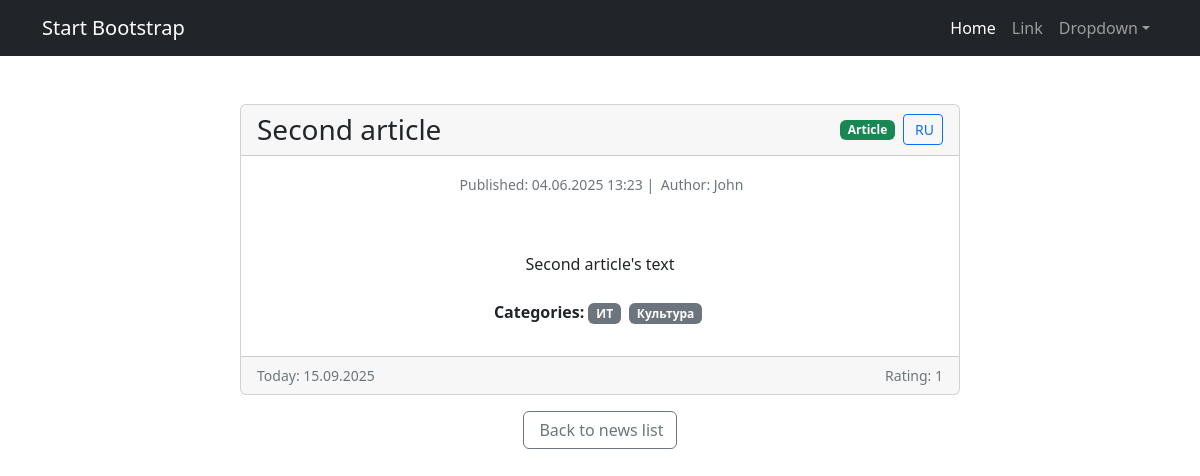
The page /news/2 on the database its author committed.
### news/models.py (models this page shows, shortened)
class Post(models.Model):
    author = models.ForeignKey(Author, on_delete=models.CASCADE)
    ARTICLE = 'AR'
    NEWS = 'NW'
    CATEGORY_CHOICES= (
        (NEWS, _('News')),
        (ARTICLE, _('Article')),
    )
    categoryType = models.CharField(max_length=2, choices=CATEGORY_CHOICES, default=ARTICLE, verbose_name=_('Type'), help_text= _('post category'))
    dataCreation = models.DateTimeField(auto_now_add=True)
    postCategory = models.ManyToManyField(Category, through='PostCategory')
    title = models.CharField(max_length=128, help_text= _('post title'))
    text = models.TextField(help_text= _('post text'))
    rating = models.SmallIntegerField(default=0)

class Author(models.Model):
    authorUser = models.OneToOneField(User, on_delete=models.CASCADE)
    ratingAuthor = models.SmallIntegerField(default=0)

class Category(models.Model):
    name = models.CharField(max_length=64, unique=True, help_text= _('category name'))
    subscribers = models.ManyToManyField(User, related_name='subscribed_categories', blank=True)

### news/views.py (the view, shortened to what this page needs)
# urls.py: path('<int:pk>', cache_page(60*5)(PostDetail.as_view()), name='post_detail'),
class PostDetail(DetailView):
    model = Post
    template_name = 'post.html'
    context_object_name = 'post'
    def get_object(self, *args, **kwargs):
        obj = cache.get(f'product-{self.kwargs["pk"]}', None)
        if not obj:
            obj = super().get_object(queryset=self.queryset)
            cache.set(f'product-{self.kwargs["pk"]}', obj)
        return obj
    def get_context_data(self, **kwargs):
        context = super().get_context_data(**kwargs)
        context['current_language'] = get_language()
        return context
    def get(self, request, *args, **kwargs):
        self.object = self.get_object()
        context = self.get_context_data(object=self.object)
        return HttpResponse(render(request, self.template_name, context))

### news/context_processors.py (called while the page is built)
def authors_group(request):
    try:
        return {'authors_group': Group.objects.get(name='authors')}
    except Group.DoesNotExist:
        return {'authors_group': None}

### news/templatetags/censor_filters.py (called while the page is built)
@register.filter(needs_autoescape=True)
def censor(value, autoescape=True):
    if not isinstance(value, str):
        return value
    if autoescape:
        esc = conditional_escape
    else:
        esc = lambda x: x
    words = value.split()
    processed_words = []
    for word in words:
        lower_word = word.lower()
        if any(bad_word in lower_word for bad_word in BAD_WORDS):
            censored = word[0] + '*' * (len(word) - 1)
            processed_words.append(esc(censored))
        else:
            processed_words.append(esc(word))
    result = ' '.join(processed_words)
    return mark_safe(result)

### news/templatetags/custom_tags.py (called while the page is built)
@register.simple_tag()
def current_time(format_string='%d %B %Y'):
   return datetime.utcnow().strftime(format_string)

### templates/post.html (shortened to what this page needs)
{% extends 'flatpages/default.html' %}
{% load custom_tags %}
{% load censor_filters %}
{% load i18n %}
{% block content %}
<div class="container mt-5">
  <div class="row justify-content-center">
    <div class="col-md-8">
      <div class="card">
        <div class="card-header">
          <div class="d-flex justify-content-between align-items-center">
            <h3 class="mb-0">{{ post.title }}</h3>
            <div class="d-flex align-items-center gap-2">
              <span class="badge {% if post.categoryType == 'NW' %}bg-info{% else %}bg-success{% endif %}">
                {{ post.get_categoryType_display }}
              </span>
              <form action="{% url 'set_language' %}" method="post" class="d-inline">
                {% get_current_language as LANGUAGE_CODE %}
                {% get_available_languages as LANGUAGES %}
                {% get_language_info_list for LANGUAGES as languages %}
                {% for language in languages %}
                  {% if language.code != LANGUAGE_CODE %}
                    <button type="submit" class="btn btn-sm btn-outline-primary" title="{% trans 'Switch to' %} {{ language.name_local }}">
                      {% if language.code == 'ru' %}
                         RU
                      {% else %}
                        <i class="bi bi-translate"></i> EN
                      {% endif %}
                    </button>
                  {% endif %}
                {% endfor %}
              </form>
            </div>
          </div>
        </div>
        {% load cache %}
        {% cache 30 header request.user.username %}
        <div class="card-body">
          <div class="mb-4">
            <p class="text-muted">
              <small>
                 {% trans "Published" %}: {{ post.dataCreation|date:"d.m.Y H:i" }}
                {% if post.author %}
                |  {% trans "Author" %}: {{ post.author.authorUser.username }}
                {% endif %}
              </small>
            </p>
          </div>
        </div>
        {% endcache %}
        <div class="card-body">
          <div class="post-content mb-4">
            {{ post.text|censor }}
          </div>
          {% if post.postCategory.all %}
          <div class="mb-3">
            <span class="fw-bold">{% trans "Categories" %}:</span>
            {% for category in post.postCategory.all %}
              <span class="badge bg-secondary me-1">{{ category.name }}</span>
            {% endfor %}
          </div>
          {% endif %}
        </div>
        <div class="card-footer text-muted">
          <div class="d-flex justify-content-between">
            <small>{% trans "Today" %}: {% current_time '%d.%m.%Y' %}</small>
            <small>{% trans "Rating" %}: {{ post.rating }}</small>
          </div>
        </div>
      </div>
      <div class="mt-3 text-center">
        <a href="{% url 'news_list' %}" class="btn btn-outline-secondary">
           {% trans "Back to news list" %}
        </a>
      </div>
    </div>
  </div>
</div>
{% endblock content %}

### templates/post.html (style rules this page uses)
.btn-sm { padding: 0.25rem 0.5rem; font-size: 0.875rem; }

### rows shown on the page
Post: title "Second article", categoryType "Article", dataCreation "04.06.2025 13:23", author.authorUser.username "John", text|censor "Second article's text", rating "1"
Category: name "ИТ"
Category: name "Культура"
